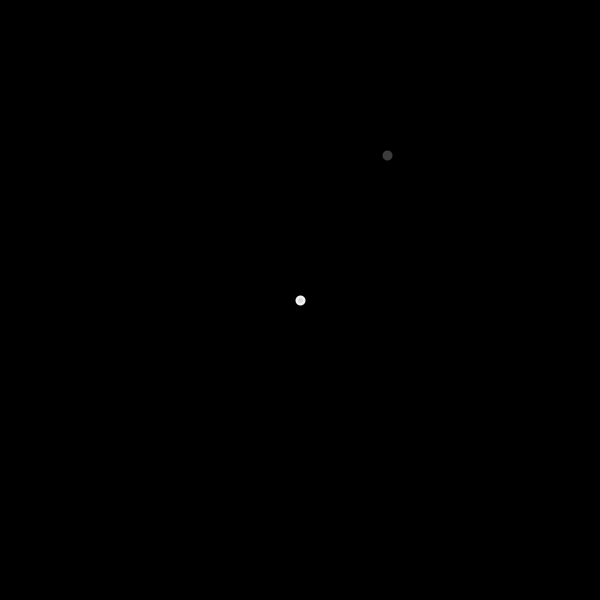
Frame 1 (no input)
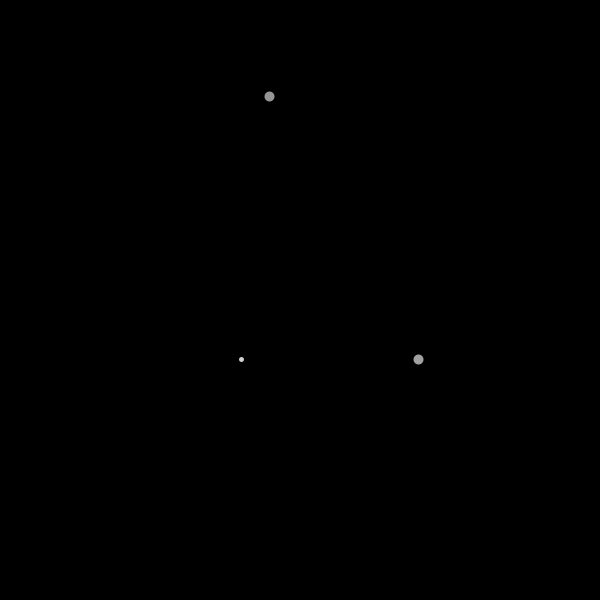
Frame 60 (the mouse pressed at the canvas centre just before this capture)
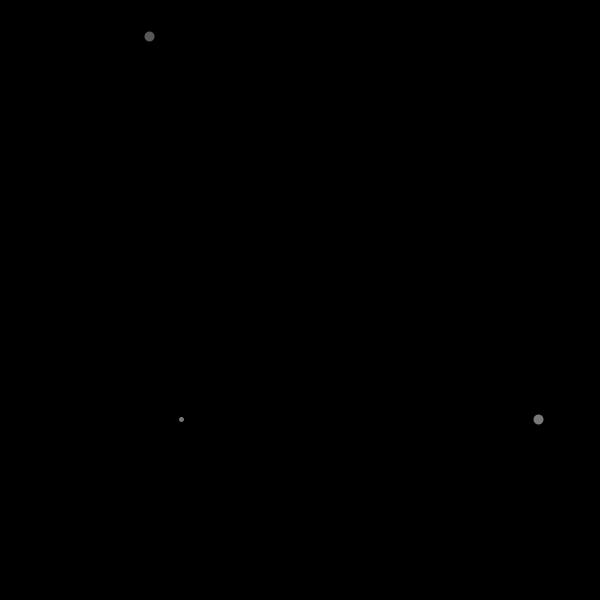
Frame 120 (the mouse held since frame 60 and released just before this capture)

The Processing sketch that drew these frames (run headless with seeded random() and noise(); from frame 60 on, the mouse is pressed at the canvas centre):

// Processing sketch: W5_CodingChallenge
// ── W5_CodingChallenge.pde
human Kristy; //class human named Kristy
human Paul;

particle p; //initialize particle named p
particle q;
particle challenge;

void setup(){
  size(600,600);
  
  Kristy = new human("Kristy", 22, 0); //use constructor to set info about this human
  Paul = new human("Paul", 15, 2); 
  
  p = new particle(width/2, height/2, 10, 2, 1);
  q = new particle(random(0,width), random(0,height),10, -2, -1);
  challenge = new particle(width/2, height/2, 5, -1, 1);
}


void draw(){
  background(0);
  //Kristy.display();
  //Paul.display();
  
  p.display();
  q.display();
  challenge.display();
}

void mouseReleased(){
  Kristy.age++; //increase age every mouse click
  Paul.coffee+=5; //increase coffee by 5 every mouseclick
  
  q.size+=5;
  challenge.size+=random(0,5);
}

// ── human.pde
class human{
  //necessary variables
  String name;
  int age;
  float coffee;
  float x,y;
  
  //constructor - what will I need to say to create a specific instance of the human class
  human(String n, int a, float c){
    name = n;
    age = a;
    coffee = c;
  }
  
  //methods
  void display(){
   x = mouseX;
   y = mouseY;
    text(name + " " + age + " " + coffee, x, y);
  }
  
}

// ── particle.pde
class particle{
  
  //necessary variables
  float x,y;
  float size;
  float speedX, speedY;
  
  //constructor
  particle(float x_, float y_, float size_, float speedX_, float speedY_){
    x = x_;
    y = y_;
    size = size_;
    speedX = speedX_;
    speedY = speedY_;
  }
  
  //methods
  void display(){
    strokeWeight(size);
    stroke(random(0,255));
    point(x,y);
    x = x + speedX;
    y = y + speedY;
  }
  
}
